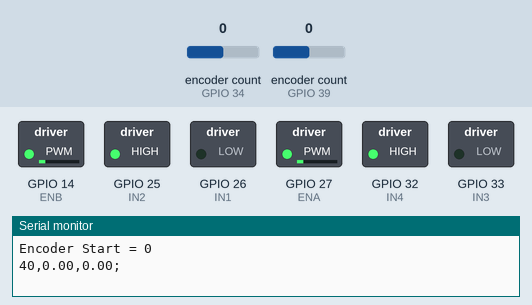
This sketch was run on a simulated ESP32. Shown: switched loads named in the sketch (green lamp = pin HIGH), the last lines printed to the serial monitor. The test bench sets the inputs (shaded band); at power-on: encoder count (sensors on GPIO 34, GPIO 39) 0.

Above: at 0.1 s.
At 19.1 s:
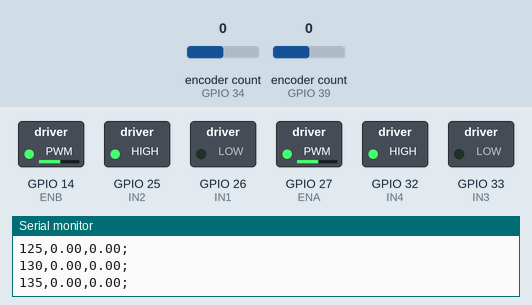
At 38.1 s:
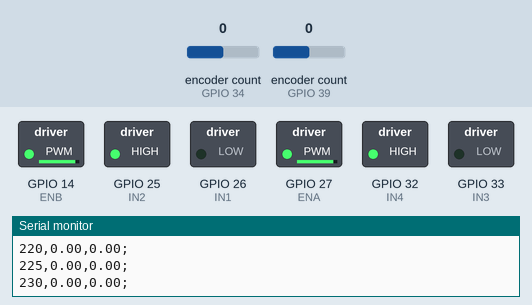
Timing chart, 0 to 40.0 s (numbered marks = the images above):
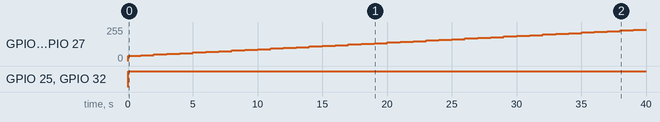

The sketch:

encoderAndMotorTest.ino
```cpp
#include <analogWrite.h>
#include <ESP32Encoder.h>

#define  IN3 33
#define  IN4 32
#define  ENA 27
#define  IN1 26
#define  IN2 25
#define  ENB 14
#define ENC1A 39
#define ENC1B 36
#define ENC2A 34
#define ENC2B 35

ESP32Encoder encoder;
ESP32Encoder encoder2;
// timer and flag for example, not needed for encoders
unsigned long encoder2lastToggled;
bool encoder2Paused = false;
const int ticksPerRev = 1800;
const float distancePerRev = 13.73;
const float distancePerTick = distancePerRev/ticksPerRev;
long lastCountRight = 0;
long lastCountLeft = 0;
int deltaRight, deltaLeft;
int potencia = 0;
void setup ()
{
 Serial.begin(9600);
 // Declaramos todos los pines como salidas
 pinMode (ENA, OUTPUT);
 pinMode (ENB, OUTPUT);
 pinMode (IN1, OUTPUT);
 pinMode (IN2, OUTPUT);
 pinMode (IN3, OUTPUT);
 pinMode (IN4, OUTPUT);
 // Enable the weak pull down resistors

 //ESP32Encoder::useInternalWeakPullResistors=DOWN;
  // Enable the weak pull up resistors
  ESP32Encoder::useInternalWeakPullResistors=UP;

  // use pin 19 and 18 for the first encoder
  encoder.attachHalfQuad(ENC1A, ENC1B);
  // use pin 17 and 16 for the second encoder
  encoder2.attachHalfQuad(ENC2A, ENC2B);

  // set starting count value after attaching
  encoder.clearCount();

  // clear the encoder's raw count and set the tracked count to zero
  encoder2.clearCount();
  Serial.println("Encoder Start = " + String((int32_t)encoder.getCount()));
  // set the lastToggle
  encoder2lastToggled = millis();
}

long positionLeft  = -999;
long positionRight = -999;

void sendPower_A(int power){
 //Direccion motor A
 digitalWrite (IN1, LOW);
 digitalWrite (IN2, HIGH);
 analogWrite (ENA, power);
}

void sendPower_B(int power){
// //Direccion motor B
 digitalWrite (IN3, LOW);
 digitalWrite (IN4, HIGH);
 analogWrite (ENB, power);
}

//void Atras (int potencia)
//{
//
// //Direccion motor A
// digitalWrite (IN1, HIGH);
// digitalWrite (IN2, LOW);
// analogWrite (ENA, potencia); //Velocidad motor A
//// Direccion motor B
// digitalWrite (IN3, HIGH);
// digitalWrite (IN4, LOW);
// analogWrite (ENB, potencia); //Velocidad motor B
//}
//void Adelante (int potencia)
//{
// //Direccion motor A
// digitalWrite (IN1, LOW);
// digitalWrite (IN2, HIGH);
// analogWrite (ENA, potencia); //Velocidad motor A
//// //Direccion motor B
// digitalWrite (IN3, LOW);
// digitalWrite (IN4, HIGH);
// analogWrite (ENB, potencia); //Velocidad motor B
//}
//void Turnleft_A (int potencia)
//{
// //Direccion motor A
// digitalWrite (IN1, HIGH);
// digitalWrite (IN2, LOW);
// analogWrite (ENA, potencia); //Velocidad motor A
//// //Direccion motor B
// digitalWrite (IN3, LOW);
// digitalWrite (IN4, HIGH);
// analogWrite (ENB, potencia); //Velocidad motor A
//}
//
//void TurnRight_A (int potencia){
// //Direccion motor A
// digitalWrite (IN1, LOW);
// digitalWrite (IN2, HIGH);
// analogWrite (ENA, potencia);
//}
//
//void TurnRight_B(int potencia){
// //Direccion motor B
// digitalWrite (IN3, HIGH);
// digitalWrite (IN4, LOW);
// analogWrite (ENB, potencia); //Velocidad motor A
//}

void Parar (){
 //Direccion motor A
 digitalWrite (IN1, LOW);
 digitalWrite (IN2, LOW);
 analogWrite (ENA, 0); //Velocidad motor A
// //Direccion motor B
 digitalWrite (IN3, LOW);
 digitalWrite (IN4, LOW);
 analogWrite (ENB, 0); //Velocidad motor A
}

void loop (){
  //int rpmRef = 20;
  for(int i = 40; i < 256;i+=5){
    deltaRight = (int)encoder.getCount() - lastCountRight;
    deltaLeft = (int)encoder2.getCount() - lastCountLeft;
    lastCountRight = (int)encoder.getCount();
    lastCountLeft = (int)encoder2.getCount();
    float rpmRight = (float)(deltaRight*60)/ticksPerRev;
    float rpmLeft = (float)(deltaLeft*60)/ticksPerRev;
    sendPower_A(i);
    sendPower_B(i);
    Serial.println(String(i) + "," + String(rpmLeft) + "," + String(rpmRight) + ";");
    delay(1000);
  }
}
```

Measured:
- by itself, GPIO 14 (ENB), GPIO 27 (ENA): moves from 0/255 to 235/255 over 39.0 s
- by itself, GPIO 25 (IN2), GPIO 32 (IN4): LOW → HIGH at 0.00 s
